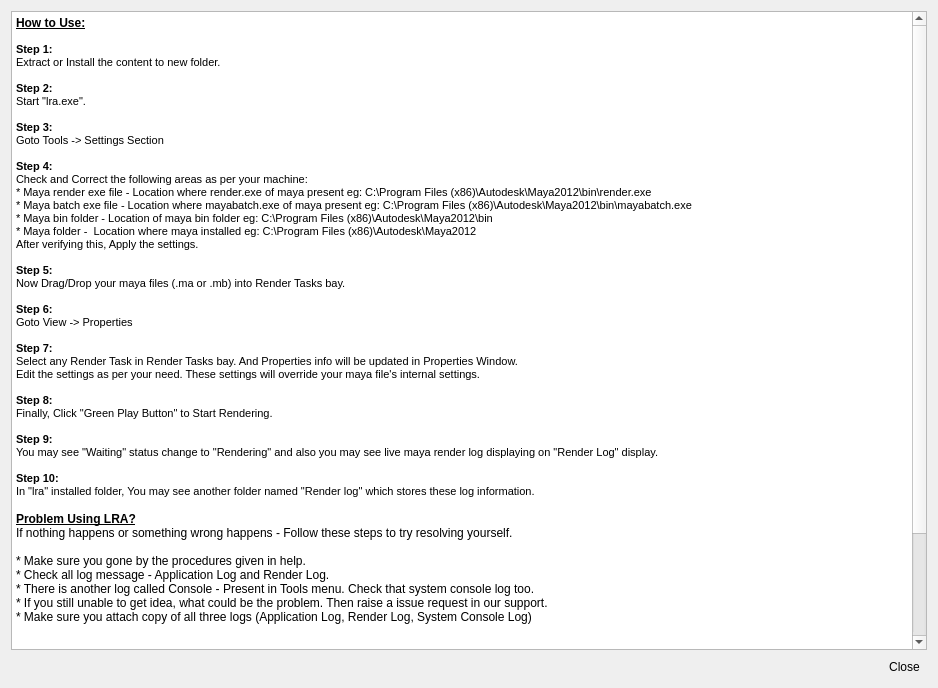
<?xml version="1.0" encoding="UTF-8"?>
<ui version="4.0">
 <class>Form</class>
 <widget class="QWidget" name="Form">
  <property name="geometry">
   <rect>
    <x>0</x>
    <y>0</y>
    <width>938</width>
    <height>688</height>
   </rect>
  </property>
  <property name="windowTitle">
   <string>Help</string>
  </property>
  <layout class="QGridLayout" name="gridLayout">
   <item row="1" column="0">
    <spacer name="horizontalSpacer">
     <property name="orientation">
      <enum>Qt::Horizontal</enum>
     </property>
     <property name="sizeHint" stdset="0">
      <size>
       <width>872</width>
       <height>20</height>
      </size>
     </property>
    </spacer>
   </item>
   <item row="1" column="1">
    <widget class="QToolButton" name="toolButton">
     <property name="text">
      <string>Close</string>
     </property>
     <property name="autoRaise">
      <bool>true</bool>
     </property>
    </widget>
   </item>
   <item row="0" column="0" colspan="2">
    <widget class="QTextBrowser" name="textBrowser">
     <property name="html">
      <string>&lt;!DOCTYPE HTML PUBLIC &quot;-//W3C//DTD HTML 4.0//EN&quot; &quot;http://www.w3.org/TR/REC-html40/strict.dtd&quot;&gt;
&lt;html&gt;&lt;head&gt;&lt;meta name=&quot;qrichtext&quot; content=&quot;1&quot; /&gt;&lt;style type=&quot;text/css&quot;&gt;
p, li { white-space: pre-wrap; }
&lt;/style&gt;&lt;/head&gt;&lt;body style=&quot; font-family:'MS Shell Dlg 2'; font-size:8.25pt; font-weight:400; font-style:normal;&quot;&gt;
&lt;p style=&quot; margin-top:0px; margin-bottom:0px; margin-left:0px; margin-right:0px; -qt-block-indent:0; text-indent:0px;&quot;&gt;&lt;span style=&quot; font-size:9pt; font-weight:600; text-decoration: underline;&quot;&gt;How to Use:&lt;/span&gt;&lt;/p&gt;
&lt;p style=&quot;-qt-paragraph-type:empty; margin-top:0px; margin-bottom:0px; margin-left:0px; margin-right:0px; -qt-block-indent:0; text-indent:0px; font-size:8pt;&quot;&gt;&lt;/p&gt;
&lt;p style=&quot; margin-top:0px; margin-bottom:0px; margin-left:0px; margin-right:0px; -qt-block-indent:0; text-indent:0px;&quot;&gt;&lt;span style=&quot; font-size:8pt; font-weight:600;&quot;&gt;Step 1:&lt;/span&gt;&lt;/p&gt;
&lt;p style=&quot; margin-top:0px; margin-bottom:0px; margin-left:0px; margin-right:0px; -qt-block-indent:0; text-indent:0px;&quot;&gt;&lt;span style=&quot; font-size:8pt;&quot;&gt;Extract or Install the content to new folder.&lt;/span&gt;&lt;/p&gt;
&lt;p style=&quot;-qt-paragraph-type:empty; margin-top:0px; margin-bottom:0px; margin-left:0px; margin-right:0px; -qt-block-indent:0; text-indent:0px; font-size:8pt;&quot;&gt;&lt;/p&gt;
&lt;p style=&quot; margin-top:0px; margin-bottom:0px; margin-left:0px; margin-right:0px; -qt-block-indent:0; text-indent:0px;&quot;&gt;&lt;span style=&quot; font-size:8pt; font-weight:600;&quot;&gt;Step 2:&lt;/span&gt;&lt;/p&gt;
&lt;p style=&quot; margin-top:0px; margin-bottom:0px; margin-left:0px; margin-right:0px; -qt-block-indent:0; text-indent:0px;&quot;&gt;&lt;span style=&quot; font-size:8pt;&quot;&gt;Start &amp;quot;lra.exe&amp;quot;.&lt;/span&gt;&lt;/p&gt;
&lt;p style=&quot;-qt-paragraph-type:empty; margin-top:0px; margin-bottom:0px; margin-left:0px; margin-right:0px; -qt-block-indent:0; text-indent:0px; font-size:8pt;&quot;&gt;&lt;/p&gt;
&lt;p style=&quot; margin-top:0px; margin-bottom:0px; margin-left:0px; margin-right:0px; -qt-block-indent:0; text-indent:0px;&quot;&gt;&lt;span style=&quot; font-size:8pt; font-weight:600;&quot;&gt;Step 3:&lt;/span&gt;&lt;/p&gt;
&lt;p style=&quot; margin-top:0px; margin-bottom:0px; margin-left:0px; margin-right:0px; -qt-block-indent:0; text-indent:0px;&quot;&gt;&lt;span style=&quot; font-size:8pt;&quot;&gt;Goto Tools -&amp;gt; Settings Section&lt;/span&gt;&lt;/p&gt;
&lt;p style=&quot;-qt-paragraph-type:empty; margin-top:0px; margin-bottom:0px; margin-left:0px; margin-right:0px; -qt-block-indent:0; text-indent:0px; font-size:8pt;&quot;&gt;&lt;/p&gt;
&lt;p style=&quot; margin-top:0px; margin-bottom:0px; margin-left:0px; margin-right:0px; -qt-block-indent:0; text-indent:0px;&quot;&gt;&lt;span style=&quot; font-size:8pt; font-weight:600;&quot;&gt;Step 4:&lt;/span&gt;&lt;/p&gt;
&lt;p style=&quot; margin-top:0px; margin-bottom:0px; margin-left:0px; margin-right:0px; -qt-block-indent:0; text-indent:0px;&quot;&gt;&lt;span style=&quot; font-size:8pt;&quot;&gt;Check and Correct the following areas as per your machine:&lt;/span&gt;&lt;/p&gt;
&lt;p style=&quot; margin-top:0px; margin-bottom:0px; margin-left:0px; margin-right:0px; -qt-block-indent:0; text-indent:0px;&quot;&gt;&lt;span style=&quot; font-size:8pt;&quot;&gt;* Maya render exe file - Location where render.exe of maya present eg: C:\Program Files (x86)\Autodesk\Maya2012\bin\render.exe&lt;/span&gt;&lt;/p&gt;
&lt;p style=&quot; margin-top:0px; margin-bottom:0px; margin-left:0px; margin-right:0px; -qt-block-indent:0; text-indent:0px;&quot;&gt;&lt;span style=&quot; font-size:8pt;&quot;&gt;* Maya batch exe file - Location where mayabatch.exe of maya present eg: C:\Program Files (x86)\Autodesk\Maya2012\bin\mayabatch.exe&lt;/span&gt;&lt;/p&gt;
&lt;p style=&quot; margin-top:0px; margin-bottom:0px; margin-left:0px; margin-right:0px; -qt-block-indent:0; text-indent:0px;&quot;&gt;&lt;span style=&quot; font-size:8pt;&quot;&gt;* Maya bin folder - Location of maya bin folder eg: C:\Program Files (x86)\Autodesk\Maya2012\bin&lt;/span&gt;&lt;/p&gt;
&lt;p style=&quot; margin-top:0px; margin-bottom:0px; margin-left:0px; margin-right:0px; -qt-block-indent:0; text-indent:0px;&quot;&gt;&lt;span style=&quot; font-size:8pt;&quot;&gt;* Maya folder -  Location where maya installed eg: C:\Program Files (x86)\Autodesk\Maya2012&lt;/span&gt;&lt;/p&gt;
&lt;p style=&quot; margin-top:0px; margin-bottom:0px; margin-left:0px; margin-right:0px; -qt-block-indent:0; text-indent:0px;&quot;&gt;&lt;span style=&quot; font-size:8pt;&quot;&gt;After verifying this, Apply the settings.&lt;/span&gt;&lt;/p&gt;
&lt;p style=&quot;-qt-paragraph-type:empty; margin-top:0px; margin-bottom:0px; margin-left:0px; margin-right:0px; -qt-block-indent:0; text-indent:0px; font-size:8pt;&quot;&gt;&lt;/p&gt;
&lt;p style=&quot; margin-top:0px; margin-bottom:0px; margin-left:0px; margin-right:0px; -qt-block-indent:0; text-indent:0px;&quot;&gt;&lt;span style=&quot; font-size:8pt; font-weight:600;&quot;&gt;Step 5:&lt;/span&gt;&lt;/p&gt;
&lt;p style=&quot; margin-top:0px; margin-bottom:0px; margin-left:0px; margin-right:0px; -qt-block-indent:0; text-indent:0px;&quot;&gt;&lt;span style=&quot; font-size:8pt;&quot;&gt;Now Drag/Drop your maya files (.ma or .mb) into Render Tasks bay.&lt;/span&gt;&lt;/p&gt;
&lt;p style=&quot;-qt-paragraph-type:empty; margin-top:0px; margin-bottom:0px; margin-left:0px; margin-right:0px; -qt-block-indent:0; text-indent:0px; font-size:8pt;&quot;&gt;&lt;/p&gt;
&lt;p style=&quot; margin-top:0px; margin-bottom:0px; margin-left:0px; margin-right:0px; -qt-block-indent:0; text-indent:0px;&quot;&gt;&lt;span style=&quot; font-size:8pt; font-weight:600;&quot;&gt;Step 6:&lt;/span&gt;&lt;/p&gt;
&lt;p style=&quot; margin-top:0px; margin-bottom:0px; margin-left:0px; margin-right:0px; -qt-block-indent:0; text-indent:0px;&quot;&gt;&lt;span style=&quot; font-size:8pt;&quot;&gt;Goto View -&amp;gt; Properties&lt;/span&gt;&lt;/p&gt;
&lt;p style=&quot;-qt-paragraph-type:empty; margin-top:0px; margin-bottom:0px; margin-left:0px; margin-right:0px; -qt-block-indent:0; text-indent:0px; font-size:8pt;&quot;&gt;&lt;/p&gt;
&lt;p style=&quot; margin-top:0px; margin-bottom:0px; margin-left:0px; margin-right:0px; -qt-block-indent:0; text-indent:0px;&quot;&gt;&lt;span style=&quot; font-size:8pt; font-weight:600;&quot;&gt;Step 7:&lt;/span&gt;&lt;/p&gt;
&lt;p style=&quot; margin-top:0px; margin-bottom:0px; margin-left:0px; margin-right:0px; -qt-block-indent:0; text-indent:0px;&quot;&gt;&lt;span style=&quot; font-size:8pt;&quot;&gt;Select any Render Task in Render Tasks bay. And Properties info will be updated in Properties Window.&lt;/span&gt;&lt;/p&gt;
&lt;p style=&quot; margin-top:0px; margin-bottom:0px; margin-left:0px; margin-right:0px; -qt-block-indent:0; text-indent:0px;&quot;&gt;&lt;span style=&quot; font-size:8pt;&quot;&gt;Edit the settings as per your need. These settings will override your maya file's internal settings.&lt;/span&gt;&lt;/p&gt;
&lt;p style=&quot;-qt-paragraph-type:empty; margin-top:0px; margin-bottom:0px; margin-left:0px; margin-right:0px; -qt-block-indent:0; text-indent:0px; font-size:8pt;&quot;&gt;&lt;/p&gt;
&lt;p style=&quot; margin-top:0px; margin-bottom:0px; margin-left:0px; margin-right:0px; -qt-block-indent:0; text-indent:0px;&quot;&gt;&lt;span style=&quot; font-size:8pt; font-weight:600;&quot;&gt;Step 8:&lt;/span&gt;&lt;/p&gt;
&lt;p style=&quot; margin-top:0px; margin-bottom:0px; margin-left:0px; margin-right:0px; -qt-block-indent:0; text-indent:0px;&quot;&gt;&lt;span style=&quot; font-size:8pt;&quot;&gt;Finally, Click &amp;quot;Green Play Button&amp;quot; to Start Rendering.&lt;/span&gt;&lt;/p&gt;
&lt;p style=&quot;-qt-paragraph-type:empty; margin-top:0px; margin-bottom:0px; margin-left:0px; margin-right:0px; -qt-block-indent:0; text-indent:0px; font-size:8pt;&quot;&gt;&lt;/p&gt;
&lt;p style=&quot; margin-top:0px; margin-bottom:0px; margin-left:0px; margin-right:0px; -qt-block-indent:0; text-indent:0px;&quot;&gt;&lt;span style=&quot; font-size:8pt; font-weight:600;&quot;&gt;Step 9:&lt;/span&gt;&lt;/p&gt;
&lt;p style=&quot; margin-top:0px; margin-bottom:0px; margin-left:0px; margin-right:0px; -qt-block-indent:0; text-indent:0px;&quot;&gt;&lt;span style=&quot; font-size:8pt;&quot;&gt;You may see &amp;quot;Waiting&amp;quot; status change to &amp;quot;Rendering&amp;quot; and also you may see live maya render log displaying on &amp;quot;Render Log&amp;quot; display.&lt;/span&gt;&lt;/p&gt;
&lt;p style=&quot;-qt-paragraph-type:empty; margin-top:0px; margin-bottom:0px; margin-left:0px; margin-right:0px; -qt-block-indent:0; text-indent:0px; font-size:8pt;&quot;&gt;&lt;/p&gt;
&lt;p style=&quot; margin-top:0px; margin-bottom:0px; margin-left:0px; margin-right:0px; -qt-block-indent:0; text-indent:0px;&quot;&gt;&lt;span style=&quot; font-size:8pt; font-weight:600;&quot;&gt;Step 10:&lt;/span&gt;&lt;/p&gt;
&lt;p style=&quot; margin-top:0px; margin-bottom:0px; margin-left:0px; margin-right:0px; -qt-block-indent:0; text-indent:0px;&quot;&gt;&lt;span style=&quot; font-size:8pt;&quot;&gt;In &amp;quot;lra&amp;quot; installed folder, You may see another folder named &amp;quot;Render log&amp;quot; which stores these log information.&lt;/span&gt;&lt;/p&gt;
&lt;p style=&quot;-qt-paragraph-type:empty; margin-top:0px; margin-bottom:0px; margin-left:0px; margin-right:0px; -qt-block-indent:0; text-indent:0px; font-size:9pt;&quot;&gt;&lt;/p&gt;
&lt;p style=&quot; margin-top:0px; margin-bottom:0px; margin-left:0px; margin-right:0px; -qt-block-indent:0; text-indent:0px;&quot;&gt;&lt;span style=&quot; font-size:9pt; font-weight:600; text-decoration: underline;&quot;&gt;Problem Using LRA?&lt;/span&gt;&lt;/p&gt;
&lt;p style=&quot; margin-top:0px; margin-bottom:0px; margin-left:0px; margin-right:0px; -qt-block-indent:0; text-indent:0px;&quot;&gt;&lt;span style=&quot; font-size:9pt;&quot;&gt;If nothing happens or something wrong happens - Follow these steps to try resolving yourself.&lt;/span&gt;&lt;/p&gt;
&lt;p style=&quot;-qt-paragraph-type:empty; margin-top:0px; margin-bottom:0px; margin-left:0px; margin-right:0px; -qt-block-indent:0; text-indent:0px; font-size:9pt;&quot;&gt;&lt;/p&gt;
&lt;p style=&quot; margin-top:0px; margin-bottom:0px; margin-left:0px; margin-right:0px; -qt-block-indent:0; text-indent:0px;&quot;&gt;&lt;span style=&quot; font-size:9pt;&quot;&gt;* Make sure you gone by the procedures given in help.&lt;/span&gt;&lt;/p&gt;
&lt;p style=&quot; margin-top:0px; margin-bottom:0px; margin-left:0px; margin-right:0px; -qt-block-indent:0; text-indent:0px;&quot;&gt;&lt;span style=&quot; font-size:9pt;&quot;&gt;* Check all log message - Application Log and Render Log.&lt;/span&gt;&lt;/p&gt;
&lt;p style=&quot; margin-top:0px; margin-bottom:0px; margin-left:0px; margin-right:0px; -qt-block-indent:0; text-indent:0px;&quot;&gt;&lt;span style=&quot; font-size:9pt;&quot;&gt;* There is another log called Console - Present in Tools menu. Check that system console log too.&lt;/span&gt;&lt;/p&gt;
&lt;p style=&quot; margin-top:0px; margin-bottom:0px; margin-left:0px; margin-right:0px; -qt-block-indent:0; text-indent:0px;&quot;&gt;&lt;span style=&quot; font-size:9pt;&quot;&gt;* If you still unable to get idea, what could be the problem. Then raise a issue request in our support.&lt;/span&gt;&lt;/p&gt;
&lt;p style=&quot; margin-top:0px; margin-bottom:0px; margin-left:0px; margin-right:0px; -qt-block-indent:0; text-indent:0px;&quot;&gt;&lt;span style=&quot; font-size:9pt;&quot;&gt;* Make sure you attach copy of all three logs (Application Log, Render Log, System Console Log)&lt;/span&gt;&lt;/p&gt;
&lt;p style=&quot;-qt-paragraph-type:empty; margin-top:0px; margin-bottom:0px; margin-left:0px; margin-right:0px; -qt-block-indent:0; text-indent:0px; font-size:9pt;&quot;&gt;&lt;/p&gt;
&lt;p style=&quot;-qt-paragraph-type:empty; margin-top:0px; margin-bottom:0px; margin-left:0px; margin-right:0px; -qt-block-indent:0; text-indent:0px; font-size:9pt;&quot;&gt;&lt;/p&gt;
&lt;p style=&quot; margin-top:0px; margin-bottom:0px; margin-left:0px; margin-right:0px; -qt-block-indent:0; text-indent:0px;&quot;&gt;&lt;span style=&quot; font-size:8pt; font-weight:600;&quot;&gt;For Furthur Infos:&lt;/span&gt;&lt;span style=&quot; font-size:8pt;&quot;&gt; &lt;/span&gt;&lt;/p&gt;
&lt;p style=&quot; margin-top:0px; margin-bottom:0px; margin-left:0px; margin-right:0px; -qt-block-indent:0; text-indent:0px;&quot;&gt;&lt;span style=&quot; font-size:8pt;&quot;&gt;Online Help:&lt;/span&gt;&lt;span style=&quot; font-size:8pt; font-weight:600;&quot;&gt; &lt;/span&gt;&lt;a href=&quot;http://code.google.com/p/lra/wiki/UserDocument&quot;&gt;&lt;span style=&quot; font-size:8pt; text-decoration: underline; color:#0000ff;&quot;&gt;http://code.google.com/p/lra/wiki/UserDocument&lt;/span&gt;&lt;/a&gt;&lt;/p&gt;
&lt;p style=&quot; margin-top:0px; margin-bottom:0px; margin-left:0px; margin-right:0px; -qt-block-indent:0; text-indent:0px;&quot;&gt;&lt;span style=&quot; font-size:8pt;&quot;&gt;Project Home: &lt;/span&gt;&lt;a href=&quot;https://groups.google.com/group/projectlra&quot;&gt;&lt;span style=&quot; font-size:8pt; text-decoration: underline; color:#0000ff;&quot;&gt;http://code.google.com/p/lra/&lt;/span&gt;&lt;/a&gt;&lt;/p&gt;
&lt;p style=&quot; margin-top:0px; margin-bottom:0px; margin-left:0px; margin-right:0px; -qt-block-indent:0; text-indent:0px;&quot;&gt;&lt;span style=&quot; font-size:8pt;&quot;&gt;Discussion:&lt;/span&gt;&lt;span style=&quot; font-size:8pt; font-weight:600;&quot;&gt; &lt;/span&gt;&lt;a href=&quot;https://groups.google.com/group/projectlra&quot;&gt;&lt;span style=&quot; font-size:8pt; text-decoration: underline; color:#0000ff;&quot;&gt;https://groups.google.com/group/projectlra&lt;/span&gt;&lt;/a&gt;&lt;/p&gt;
&lt;p style=&quot; margin-top:0px; margin-bottom:0px; margin-left:0px; margin-right:0px; -qt-block-indent:0; text-indent:0px;&quot;&gt;&lt;span style=&quot; font-size:8pt;&quot;&gt;Report Issues: &lt;/span&gt;&lt;a href=&quot;http://code.google.com/p/lra/issues/list&quot;&gt;&lt;span style=&quot; font-size:8pt; text-decoration: underline; color:#0000ff;&quot;&gt;http://code.google.com/p/lra/issues/list&lt;/span&gt;&lt;/a&gt;&lt;/p&gt;
&lt;p style=&quot;-qt-paragraph-type:empty; margin-top:0px; margin-bottom:0px; margin-left:0px; margin-right:0px; -qt-block-indent:0; text-indent:0px; font-size:9pt;&quot;&gt;&lt;/p&gt;
&lt;p style=&quot;-qt-paragraph-type:empty; margin-top:0px; margin-bottom:0px; margin-left:0px; margin-right:0px; -qt-block-indent:0; text-indent:0px; font-size:9pt;&quot;&gt;&lt;/p&gt;
&lt;p style=&quot;-qt-paragraph-type:empty; margin-top:0px; margin-bottom:0px; margin-left:0px; margin-right:0px; -qt-block-indent:0; text-indent:0px; font-size:9pt;&quot;&gt;&lt;/p&gt;
&lt;p style=&quot;-qt-paragraph-type:empty; margin-top:0px; margin-bottom:0px; margin-left:0px; margin-right:0px; -qt-block-indent:0; text-indent:0px; font-size:9pt;&quot;&gt;&lt;/p&gt;&lt;/body&gt;&lt;/html&gt;</string>
     </property>
    </widget>
   </item>
  </layout>
 </widget>
 <resources/>
 <connections>
  <connection>
   <sender>toolButton</sender>
   <signal>clicked()</signal>
   <receiver>Form</receiver>
   <slot>close()</slot>
   <hints>
    <hint type="sourcelabel">
     <x>912</x>
     <y>670</y>
    </hint>
    <hint type="destinationlabel">
     <x>913</x>
     <y>685</y>
    </hint>
   </hints>
  </connection>
 </connections>
</ui>
